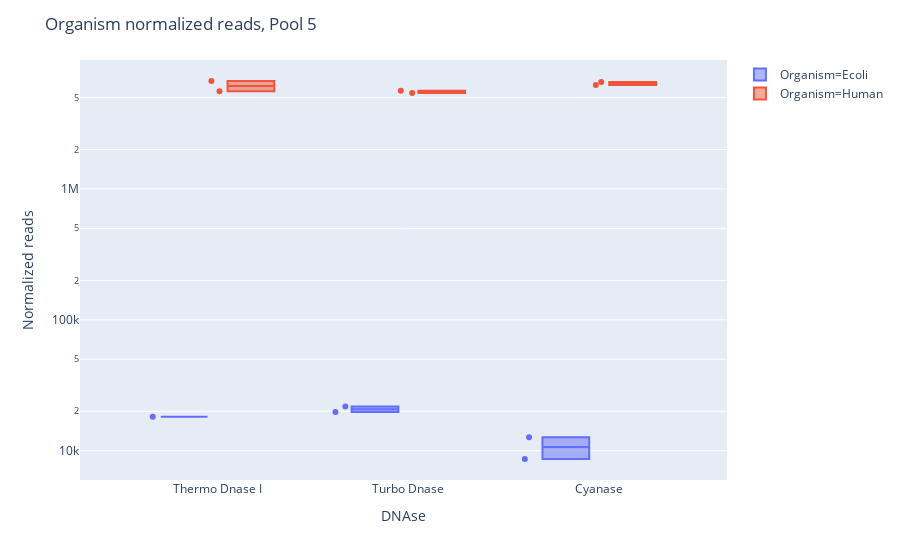

The notebook cell this image was saved under:
### Code cell
org_list = ['Ecoli', 'Human']
fig = px.box(merged_melt[(merged_melt['Pool'] == 'Pool 5') & (merged_melt['Organism'].isin(org_list)) & ~(merged_melt['Normalized reads'] == 0)],
             x='DNAse', y='Normalized reads', color='Organism',
             log_y=True, points='all', hover_data=['Accession'])
fig.update_layout(height=700, title='Organism normalized reads, Pool 5')
fig.show()
fig.write_html('plots/Organism_normalized_reads_pool5.html')

### Figure 1 — Plotly figure (JSON) as saved in the notebook; plotly's stock layout.template omitted (floating-point values rounded to 4 significant figures)
{"data": [{"alignmentgroup": "True", "boxpoints": "all", "customdata": [["IDBD-D101196"], ["IDBD-D101205"], ["IDBD-D101206"], ["IDBD-D101215"], ["IDBD-D101216"]], "hoverlabel": {"namelength": 0}, "hovertemplate": "Organism=Ecoli<br>DNAse=%{x}<br>Normalized reads=%{y}<br>Accession=%{customdata[0]}", "legendgroup": "Organism=Ecoli", "marker": {"color": "#636efa"}, "name": "Organism=Ecoli", "notched": false, "offsetgroup": "Organism=Ecoli", "orientation": "v", "showlegend": true, "type": "box", "x": ["Thermo Dnase I", "Turbo Dnase", "Turbo Dnase", "Cyanase", "Cyanase"], "x0": " ", "xaxis": "x", "y": [18200.0, 21740.0, 19770.0, 12680.0, 8639.0], "y0": " ", "yaxis": "y"}, {"alignmentgroup": "True", "boxpoints": "all", "customdata": [["IDBD-D101195"], ["IDBD-D101196"], ["IDBD-D101205"], ["IDBD-D101206"], ["IDBD-D101215"], ["IDBD-D101216"]], "hoverlabel": {"namelength": 0}, "hovertemplate": "Organism=Human<br>DNAse=%{x}<br>Normalized reads=%{y}<br>Accession=%{customdata[0]}", "legendgroup": "Organism=Human", "marker": {"color": "#EF553B"}, "name": "Organism=Human", "notched": false, "offsetgroup": "Organism=Human", "orientation": "v", "showlegend": true, "type": "box", "x": ["Thermo Dnase I", "Thermo Dnase I", "Turbo Dnase", "Turbo Dnase", "Cyanase", "Cyanase"], "x0": " ", "xaxis": "x", "y": [6679000.0, 5580000.0, 5403000.0, 5617000.0, 6218000.0, 6559000.0], "y0": " ", "yaxis": "y"}], "layout": {"autosize": true, "boxmode": "group", "legend": {"tracegroupgap": 0}, "margin": {"t": 60}, "title": {"text": "Organism normalized reads, Pool 5"}, "xaxis": {"anchor": "y", "autorange": true, "domain": [0, 1], "range": [-0.713, 2.669], "title": {"text": "DNAse"}, "type": "category"}, "yaxis": {"anchor": "x", "autorange": true, "domain": [0, 1], "range": [3.776, 6.985], "title": {"text": "Normalized reads"}, "type": "log"}}}
